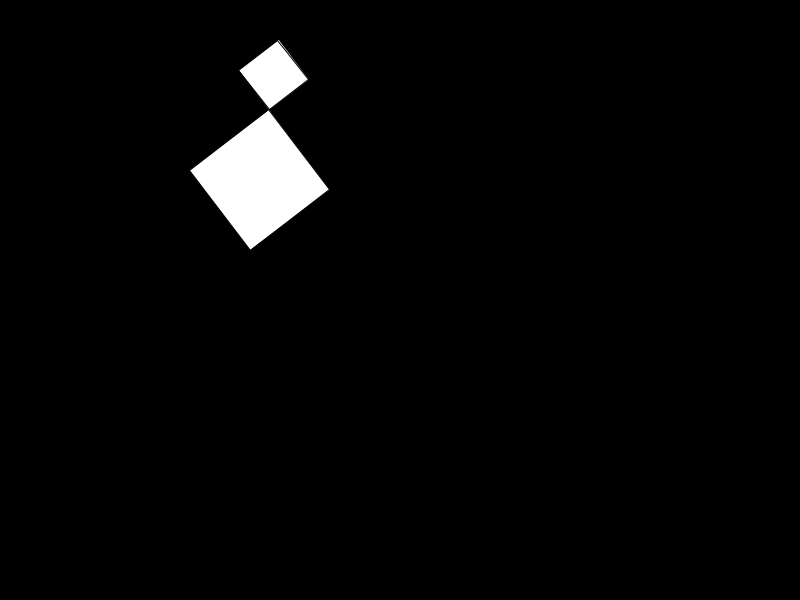
Frame 1 (no input)
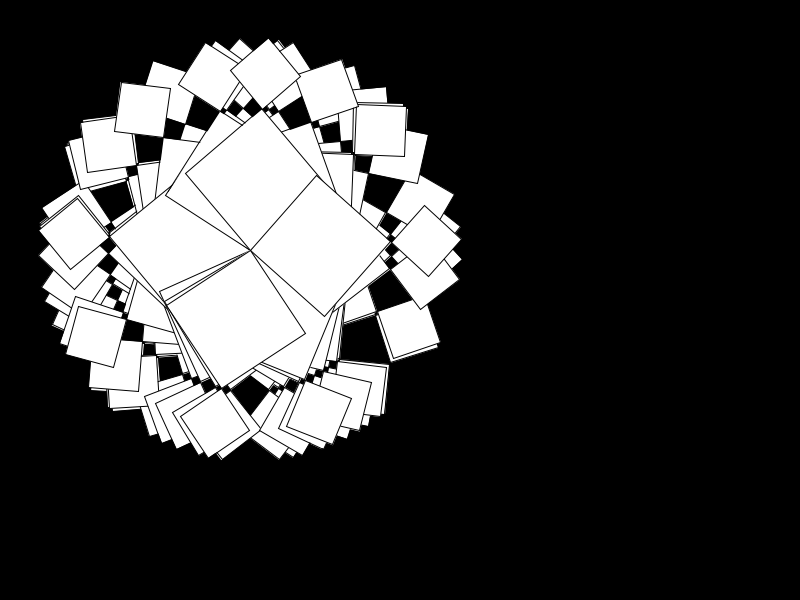
Frame 60 (the mouse pressed at the canvas centre just before this capture)
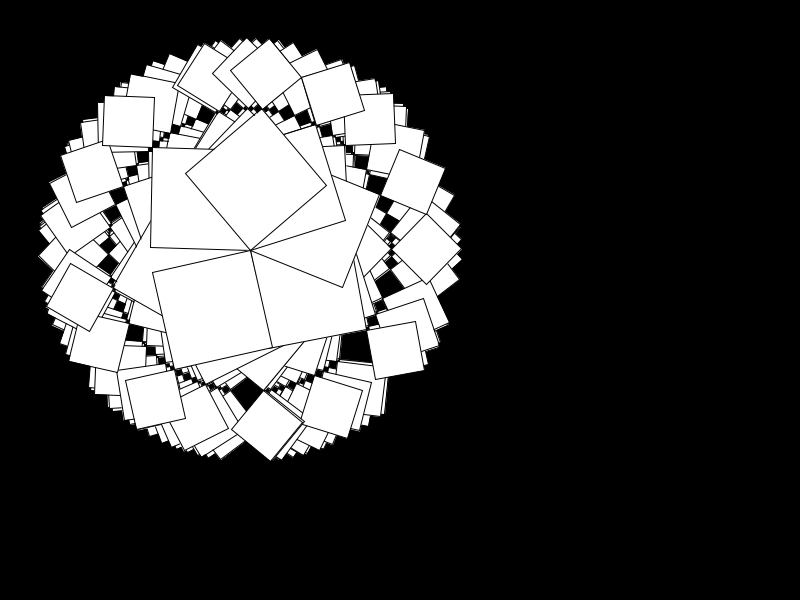
Frame 120 (the mouse held since frame 60 and released just before this capture)

The Processing sketch that drew these frames (run headless with seeded random() and noise(); from frame 60 on, the mouse is pressed at the canvas centre):

// Processing sketch: processing_161666
// ── processing_161666.pde

void setup() {
  size (800,600);
  background(0);

}

void draw(){
  //translate (horizontal,vertical)
  translate(250,250);
  rotate(radians(random(360)));
  rect(0,0,100,100);
  rect(100,100,50,50);
}
